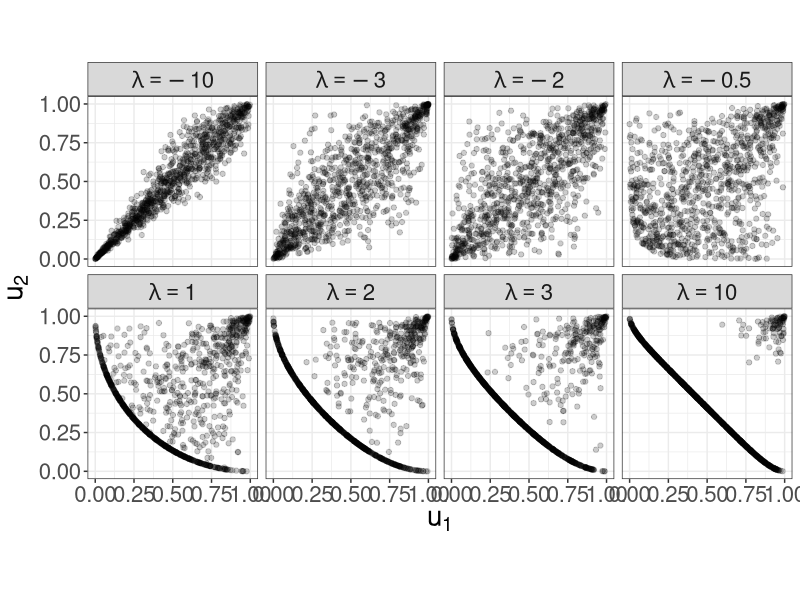

This figure's R source:
# This script simulates random variates from the power-divergence copula
# using the conditional distribution method. It produces Fig. 3 in Section 4
# of the main article.

# Packages needed
library(pracma)
library(tidyverse)

# Compute copula for general lambda
phi <- function(u, lambda){
  if(lambda == 0){
    return(1 - u +  u * log(u))
  }
  if(lambda == -1){
    return(u - 1 - log(u))
  }
  return(1/(lambda * (lambda + 1)) * (u^(lambda + 1) - u + lambda * (1 - u)))
}

rootfunc <- function(x, tt, lambda){
  x^(lambda + 1) - (lambda + 1) * x + lambda - lambda * (lambda + 1) * tt
}
findroot <- function(tt, lambda){
  
  vals <- rep(0, length(tt))
  for(i in 1:length(tt)){
    if(tt[i] == 0){
      vals[i] <- 1
    } else {
      vals[i] <- uniroot(rootfunc, c(0, 1), lambda = lambda, tt = tt[i])$root
    }
  }
  return(vals)
  
}
phi_inv <- function(tt, lambda){
  # Two special cases
  if(lambda == 0){
    
    return(vals)
  }
  if(lambda == -1){
    
    return(vals)
  }
  # The more general case
  if(lambda > -1){
    phi0 <- 1/(lambda + 1)
  }
  if(lambda < -1){
    ind <- !is.infinite(tt)
  } else {
    ind <- tt < phi0 & tt != 0
  }
  vals <- rep(0, length(tt))
  vals[ind] <- findroot(tt[ind], lambda)
  vals[tt == 0] <- 1
  return(vals)
}

# Function to simulate
simcop <- function(n, lambda, tol = 1e-4){
  if(lambda > -1){
    phi0 <- 1/(lambda + 1)
  } else {
    phi0 <- Inf
  }
  # Independent uniform variates
  uu <- runif(n)
  tt <- runif(n)
  # Vector to store information
  vv <- numeric(n)
  # May need these values later
  if(lambda > -1) alt <- phi_inv(phi0 - phi(uu, lambda), lambda)
  # Get the inner part
  inner_inner_part <- (1 + (uu^lambda - 1)/tt)^(1/lambda)
  inner_part <- phi(inner_inner_part, lambda) - phi(uu, lambda)
  # Check for nan-s 
  inner_inner_part[is.nan(inner_inner_part)] <- -9999
  # Check for negatives
  ind <- inner_inner_part > 0
  # Calculate v for the selected values of inner_part
  vv[ind] <- phi_inv(inner_part[ind], lambda)
  # For the other parts, use alt
  if(lambda > -1) vv[!ind] <- alt[!ind]
  # Return result
  return(cbind(uu, vv))
  
}

# Plot in ggplot2
set.seed(1)
nsim <- 1000
df10 <- data.frame(simcop(nsim, 10))
df3 <- data.frame(simcop(nsim, 3))
df2 <- data.frame(simcop(nsim, 2))
df1 <- data.frame(simcop(nsim, 1))
dfn05 <- data.frame(simcop(nsim, -0.5))
dfn2 <- data.frame(simcop(nsim, -2))
dfn3 <- data.frame(simcop(nsim, -3))
dfn10 <- data.frame(simcop(nsim, -10))
df_all <- bind_rows(df10, df3, df2, df1, dfn05, dfn2, dfn3, dfn10)
df_all <- df_all %>% 
  mutate(
    lambda = rep(c(10, 3, 2, 1, -0.5, -2, -3, -10), each = nsim)
  ) %>%
  mutate(
    lambda = factor(
      paste0("lambda==",lambda), 
      levels = paste0("lambda==",sort(unique(lambda))), 
      ordered = T
    )
  )

# This produces Fig. 3 in the main article
sims_plot <- ggplot(data = df_all, aes(x = uu, y = vv)) +
  geom_point(alpha = 0.2) +
  facet_wrap(~lambda, nrow = 2, labeller = label_parsed) + 
  coord_equal() +
  theme_bw() +
  labs(x = expression(u[1]), y = expression(u[2])) +
  theme(text = element_text(size = 20))
sims_plot